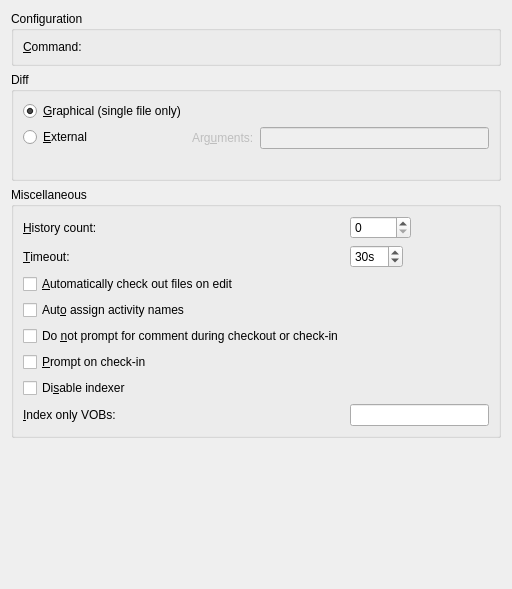
<?xml version="1.0" encoding="UTF-8"?>
<ui version="4.0">
 <class>ClearCase::Internal::SettingsPage</class>
 <widget class="QWidget" name="ClearCase::Internal::SettingsPage">
  <property name="geometry">
   <rect>
    <x>0</x>
    <y>0</y>
    <width>512</width>
    <height>589</height>
   </rect>
  </property>
  <layout class="QVBoxLayout" name="verticalLayout">
   <item>
    <widget class="QGroupBox" name="generalGroupBox">
     <property name="title">
      <string>Configuration</string>
     </property>
     <layout class="QFormLayout" name="formLayout_3">
      <item row="0" column="0">
       <widget class="QLabel" name="commandLabel">
        <property name="text">
         <string>&amp;Command:</string>
        </property>
        <property name="buddy">
         <cstring>commandPathChooser</cstring>
        </property>
       </widget>
      </item>
      <item row="0" column="1">
       <widget class="Utils::PathChooser" name="commandPathChooser" native="true"/>
      </item>
     </layout>
    </widget>
   </item>
   <item>
    <widget class="QGroupBox" name="groupBox">
     <property name="title">
      <string>Diff</string>
     </property>
     <layout class="QFormLayout" name="formLayout">
      <property name="fieldGrowthPolicy">
       <enum>QFormLayout::AllNonFixedFieldsGrow</enum>
      </property>
      <item row="0" column="0">
       <widget class="QRadioButton" name="graphicalDiffRadioButton">
        <property name="text">
         <string>&amp;Graphical (single file only)</string>
        </property>
        <property name="checked">
         <bool>true</bool>
        </property>
       </widget>
      </item>
      <item row="1" column="0">
       <widget class="QRadioButton" name="externalDiffRadioButton">
        <property name="text">
         <string>&amp;External</string>
        </property>
       </widget>
      </item>
      <item row="1" column="1">
       <widget class="QWidget" name="diffWidget" native="true">
        <property name="enabled">
         <bool>false</bool>
        </property>
        <layout class="QHBoxLayout" name="horizontalLayout">
         <property name="leftMargin">
          <number>0</number>
         </property>
         <property name="topMargin">
          <number>0</number>
         </property>
         <property name="rightMargin">
          <number>0</number>
         </property>
         <property name="bottomMargin">
          <number>0</number>
         </property>
         <item>
          <widget class="QLabel" name="diffArgsLabel">
           <property name="text">
            <string>Arg&amp;uments:</string>
           </property>
           <property name="buddy">
            <cstring>diffArgsEdit</cstring>
           </property>
          </widget>
         </item>
         <item>
          <widget class="QLineEdit" name="diffArgsEdit"/>
         </item>
        </layout>
       </widget>
      </item>
      <item row="2" column="0" colspan="2">
       <widget class="QLabel" name="diffWarningLabel">
        <property name="palette">
         <palette>
          <active>
           <colorrole role="WindowText">
            <brush brushstyle="SolidPattern">
             <color alpha="255">
              <red>255</red>
              <green>0</green>
              <blue>0</blue>
             </color>
            </brush>
           </colorrole>
          </active>
          <inactive>
           <colorrole role="WindowText">
            <brush brushstyle="SolidPattern">
             <color alpha="255">
              <red>255</red>
              <green>0</green>
              <blue>0</blue>
             </color>
            </brush>
           </colorrole>
          </inactive>
          <disabled>
           <colorrole role="WindowText">
            <brush brushstyle="SolidPattern">
             <color alpha="255">
              <red>68</red>
              <green>96</green>
              <blue>92</blue>
             </color>
            </brush>
           </colorrole>
          </disabled>
         </palette>
        </property>
        <property name="text">
         <string/>
        </property>
        <property name="wordWrap">
         <bool>true</bool>
        </property>
       </widget>
      </item>
     </layout>
    </widget>
   </item>
   <item>
    <widget class="QGroupBox" name="miscGroupBox">
     <property name="title">
      <string>Miscellaneous</string>
     </property>
     <layout class="QFormLayout" name="formLayout_2">
      <property name="fieldGrowthPolicy">
       <enum>QFormLayout::ExpandingFieldsGrow</enum>
      </property>
      <item row="0" column="0">
       <widget class="QLabel" name="historyCountLabel">
        <property name="text">
         <string>&amp;History count:</string>
        </property>
        <property name="buddy">
         <cstring>historyCountSpinBox</cstring>
        </property>
       </widget>
      </item>
      <item row="0" column="1">
       <widget class="QSpinBox" name="historyCountSpinBox">
        <property name="maximum">
         <number>10000</number>
        </property>
       </widget>
      </item>
      <item row="3" column="0">
       <widget class="QLabel" name="timeOutLabel">
        <property name="text">
         <string>&amp;Timeout:</string>
        </property>
        <property name="buddy">
         <cstring>timeOutSpinBox</cstring>
        </property>
       </widget>
      </item>
      <item row="3" column="1">
       <widget class="QSpinBox" name="timeOutSpinBox">
        <property name="suffix">
         <string>s</string>
        </property>
        <property name="minimum">
         <number>1</number>
        </property>
        <property name="maximum">
         <number>360</number>
        </property>
        <property name="value">
         <number>30</number>
        </property>
       </widget>
      </item>
      <item row="4" column="0" colspan="2">
       <widget class="QCheckBox" name="autoCheckOutCheckBox">
        <property name="text">
         <string>&amp;Automatically check out files on edit</string>
        </property>
       </widget>
      </item>
      <item row="7" column="0">
       <widget class="QCheckBox" name="promptCheckBox">
        <property name="text">
         <string>&amp;Prompt on check-in</string>
        </property>
       </widget>
      </item>
      <item row="8" column="0">
       <widget class="QCheckBox" name="disableIndexerCheckBox">
        <property name="text">
         <string>Di&amp;sable indexer</string>
        </property>
       </widget>
      </item>
      <item row="9" column="0">
       <widget class="QLabel" name="indexOnlyVOBsLabel">
        <property name="text">
         <string extracomment="VOB: Versioned Object Base">&amp;Index only VOBs:</string>
        </property>
        <property name="buddy">
         <cstring>indexOnlyVOBsEdit</cstring>
        </property>
       </widget>
      </item>
      <item row="9" column="1">
       <widget class="QLineEdit" name="indexOnlyVOBsEdit">
        <property name="toolTip">
         <string>VOBs list, separated by comma. Indexer will only traverse the specified VOBs. If left blank, all active VOBs will be indexed.</string>
        </property>
       </widget>
      </item>
      <item row="5" column="0">
       <widget class="QCheckBox" name="autoAssignActivityCheckBox">
        <property name="toolTip">
         <string>Check this if you have a trigger that renames the activity automatically. You will not be prompted for activity name.</string>
        </property>
        <property name="text">
         <string>Aut&amp;o assign activity names</string>
        </property>
       </widget>
      </item>
      <item row="6" column="0">
       <widget class="QCheckBox" name="noCommentCheckBox">
        <property name="toolTip">
         <string>Check out or check in files with no comment (-nc/omment).</string>
        </property>
        <property name="text">
         <string>Do &amp;not prompt for comment during checkout or check-in</string>
        </property>
       </widget>
      </item>
     </layout>
    </widget>
   </item>
   <item>
    <spacer name="verticalSpacer">
     <property name="orientation">
      <enum>Qt::Vertical</enum>
     </property>
     <property name="sizeHint" stdset="0">
      <size>
       <width>20</width>
       <height>40</height>
      </size>
     </property>
    </spacer>
   </item>
  </layout>
 </widget>
 <customwidgets>
  <customwidget>
   <class>Utils::PathChooser</class>
   <extends>QWidget</extends>
   <header location="global">utils/pathchooser.h</header>
   <container>1</container>
   <slots>
    <signal>editingFinished()</signal>
    <signal>browsingFinished()</signal>
   </slots>
  </customwidget>
 </customwidgets>
 <tabstops>
  <tabstop>graphicalDiffRadioButton</tabstop>
  <tabstop>externalDiffRadioButton</tabstop>
  <tabstop>diffArgsEdit</tabstop>
  <tabstop>historyCountSpinBox</tabstop>
  <tabstop>timeOutSpinBox</tabstop>
  <tabstop>autoCheckOutCheckBox</tabstop>
  <tabstop>autoAssignActivityCheckBox</tabstop>
  <tabstop>noCommentCheckBox</tabstop>
  <tabstop>promptCheckBox</tabstop>
  <tabstop>disableIndexerCheckBox</tabstop>
  <tabstop>indexOnlyVOBsEdit</tabstop>
 </tabstops>
 <resources/>
 <connections>
  <connection>
   <sender>externalDiffRadioButton</sender>
   <signal>toggled(bool)</signal>
   <receiver>diffWidget</receiver>
   <slot>setEnabled(bool)</slot>
   <hints>
    <hint type="sourcelabel">
     <x>83</x>
     <y>122</y>
    </hint>
    <hint type="destinationlabel">
     <x>203</x>
     <y>140</y>
    </hint>
   </hints>
  </connection>
 </connections>
</ui>
